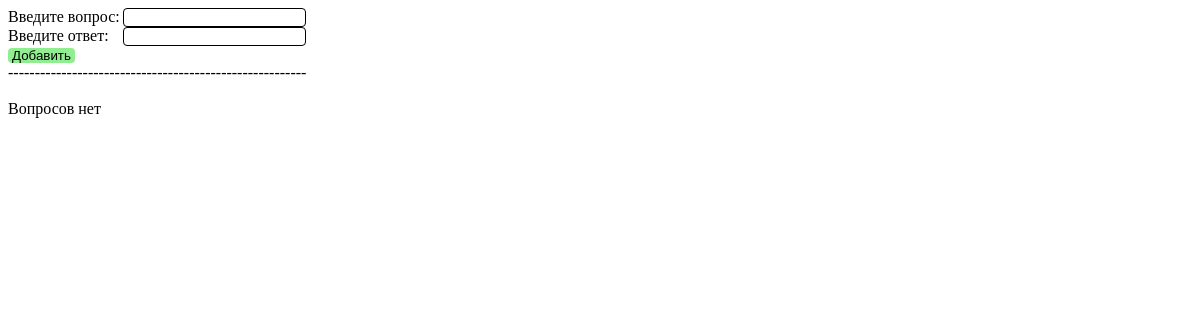
Before: /match/ with the older database file.
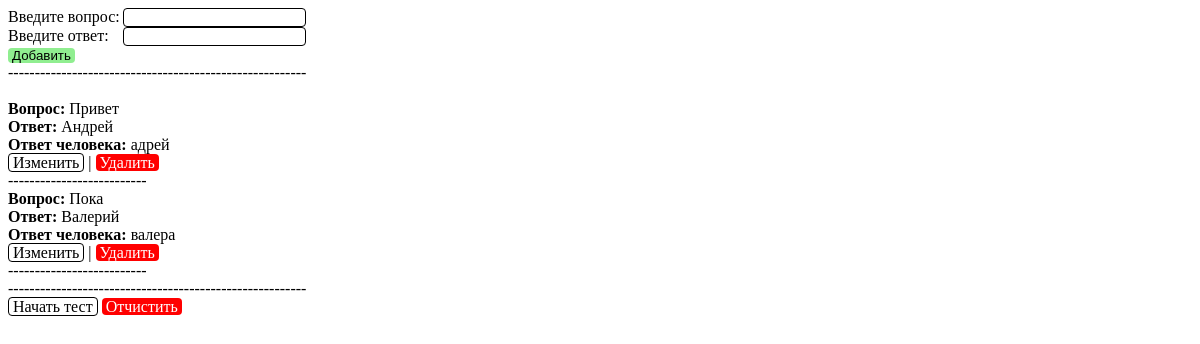
After: the same page with the newer database file.
### qaa/models.py (models this page shows, shortened)
class Question(models.Model):
    question_text = models.CharField(max_length=50)
    question_answer = models.CharField(max_length=50)
    human_answer = models.CharField(max_length=50, default='', blank=True)

### qaa/views.py (the view)
# urls.py: path('', views.IndexView.as_view(), name='index'),
class IndexView(generic.ListView):
    model = Question
    template_name = 'qaa/index.html'
    context_object_name = 'list_of_questions'

### qaa/templates/qaa/index.html (shortened to what this page needs)
{% load static %}
<!DOCTYPE html>
<html>
<head>
    <link rel="stylesheet" type="text/css" href="{% static 'qaa/style.css' %}">
</head>
<body>
    <form action="{% url 'qaa:create' %}" method="POST">
        Введите вопрос:&thinsp;<input type="text" name="question" required autofocus><br>
        Введите ответ:&ensp;&thinsp;&thinsp;<input type="text" name="answer" required><br>
        <input type="submit" class="add_q" value="Добавить">
    </form>
    --------------------------------------------------------<br><br>
    {% if list_of_questions %}
    {% for question in list_of_questions %}
    <b>Вопрос:</b> {{ question.question_text }}<br>
    <b>Ответ:</b> {{ question.question_answer }}<br>
    {% if question.human_answer %}
    <b>Ответ человека:</b> {{ question.human_answer }}<br>
    {% endif %}
    <a href="{% url 'qaa:edit' question.id %}">Изменить</a> | <a href="{% url 'qaa:delete' question.id %}"
        class="delete">Удалить</a><br>
    --------------------------<br>
    {% endfor %}
    --------------------------------------------------------<br>
    <a href="{% url 'qaa:start' %}">Начать тест</a>
    <a href="{% url 'qaa:clear' %}" class="delete">Отчистить</a>
    {% else %}
    Вопросов нет
    {% endif %}
</body>
</html>

### qaa/static/qaa/style.css (style rules this page uses)
a, .add_q { text-decoration: none; color: black; border: 1px solid; padding: 0.4px 4px; border-radius: 4px; }
.delete { color: white; background-color: red; border: none; }
input { border: 1px solid; border-radius: 4px; outline: none; }
.add_q { background-color: lightgreen; border: none; }

Changed rows visible on the page:
added Question: question_text "Привет", question_answer "Андрей", human_answer "адрей"
added Question: question_text "Пока", question_answer "Валерий", human_answer "валера"
Other visible differences:
text no longer shown: "Вопросов нет"
text now shown: "-------------------------------------------------------- Начать тест Отчистить"
